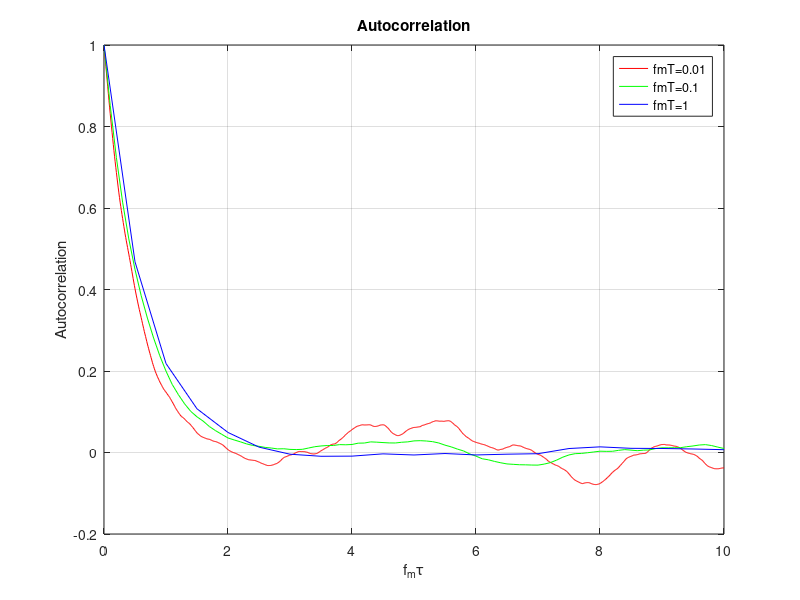

This chart was generated by the following MATLAB code:
fmT = [0.01 0.1 0.5];
[row, num] = size(fmT);
Omgp = 1;
sample_num = 30000;
T = 1;

sigma = 2-cos(pi.*fmT./2)-sqrt((2-cos(pi.*fmT./2)).^2-1);
var = (1+sigma)./(1-sigma).*Omgp./2;

w1 = zeros(num, sample_num);
w2 = zeros(num, sample_num);
for i = 1:num
    w1(i,:) = normrnd(0,sqrt(var(i)),1,sample_num);
    w2(i,:) = normrnd(0,sqrt(var(i)),1,sample_num);
end

gI = ones(num, sample_num);
gQ = ones(num, sample_num);

for i = 1:num
    for j = 1:sample_num-1
        gI(i,j+1) = sigma(i)*gI(i,j)+(1-sigma(i))*w1(i,j);
        gQ(i,j+1) = sigma(i)*gQ(i,j)+(1-sigma(i))*w2(i,j);
    end
end

fm = fmT./ T;
tau = 10./fm;
phi1 = zeros(1, tau(1)+1);
phi2 = zeros(1, tau(2)+1);
phi3 = zeros(1, tau(3)+1);

gI_shift = zeros(1,sample_num);
x = size(gI(1,1:end-3));
y = size(gI_shift(1, 4:end));

for i=0:tau(1)
    gI_shift = zeros(1,sample_num);
    gI_shift(1, i+1:end) = gI(1,1:end-i);
    phi1(1,i+1) = mean(gI(1,:).*gI_shift);
end

for i=0:tau(2)
    gI_shift = zeros(1,sample_num);
    gI_shift(1, i+1:end) = gI(2,1:end-i);
    phi2(1,i+1) = mean(gI(2,:).*gI_shift);
end

for i=0:tau(3)
    gI_shift = zeros(1,sample_num);
    gI_shift(1, i+1:end) = gI(3,1:end-i);
    phi3(1,i+1) = mean(gI(3,:).*gI_shift);
end

figure,plot(fm(1).*(0:tau(1)), phi1./abs(phi1(1)),'r',fm(2).*(0:tau(2)), phi2./abs(phi2(1)),'g',fm(3).*(0:tau(3)), phi3./abs(phi3(1)),'b');
title('Autocorrelation');
xlabel('f_m\tau');
ylabel('Autocorrelation');
legend('fmT=0.01','fmT=0.1','fmT=1');
grid on
